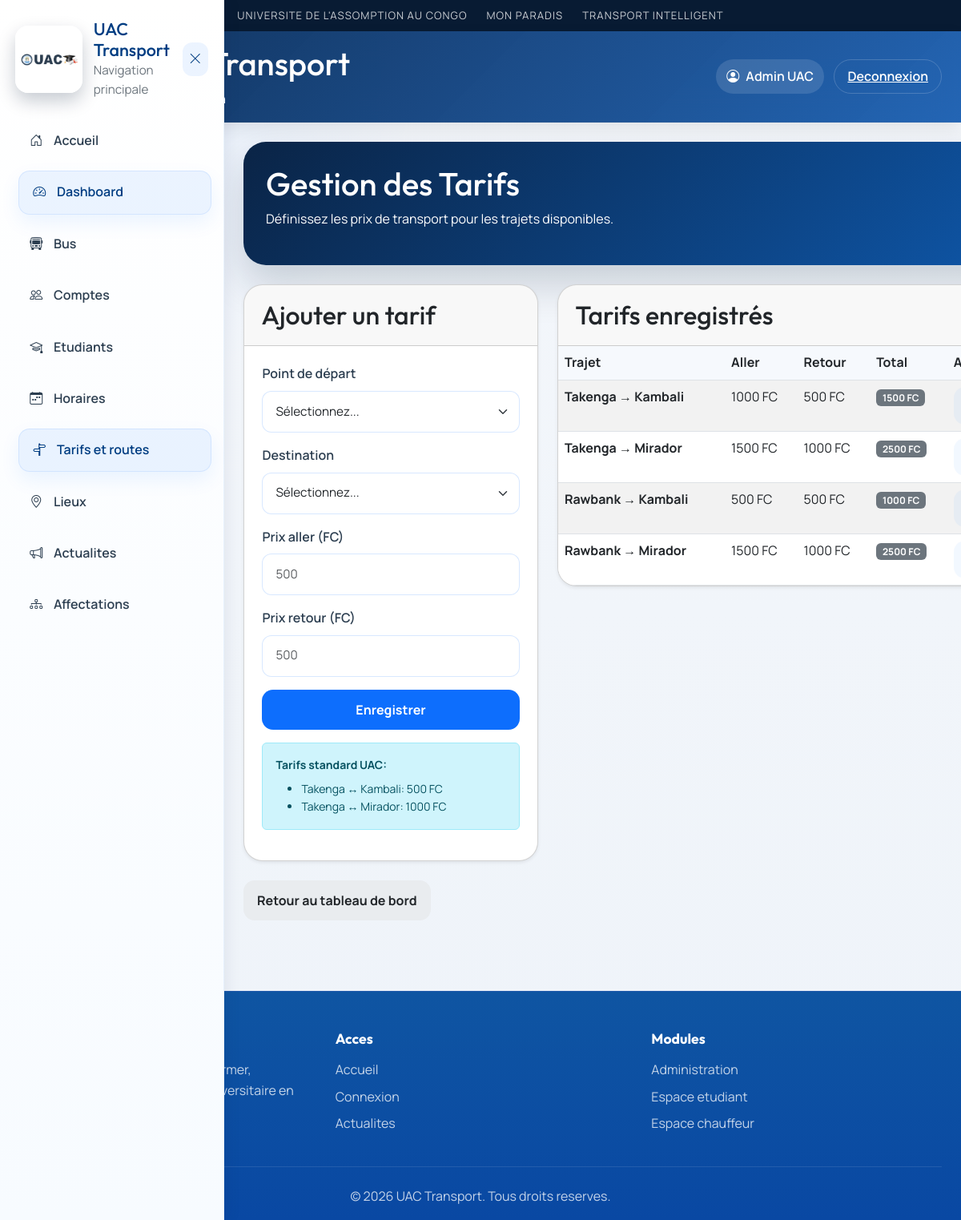
/admin/routes (signed in), run on the app's committed database.
### tables this page shows
CREATE TABLE users (
        id INTEGER PRIMARY KEY AUTOINCREMENT,
        nom TEXT NOT NULL,
        email TEXT UNIQUE NOT NULL,
        password TEXT NOT NULL,
        role TEXT NOT NULL
    , telephone TEXT, permis TEXT, photo_path TEXT, matricule TEXT);

CREATE TABLE routes (
        id INTEGER PRIMARY KEY AUTOINCREMENT,
        depart_id INTEGER NOT NULL,
        destination_id INTEGER NOT NULL,
        prix_aller INTEGER,
        prix_retour INTEGER,
        FOREIGN KEY(depart_id) REFERENCES locations(id),
        FOREIGN KEY(destination_id) REFERENCES locations(id)
    );

CREATE TABLE locations (
        id INTEGER PRIMARY KEY AUTOINCREMENT,
        nom TEXT NOT NULL UNIQUE,
        type TEXT NOT NULL,
        latitude REAL,
        longitude REAL
    );

### app.py (the view, shortened to what this page needs)
@app.route("/admin/routes", methods=["GET", "POST"])
def admin_routes():
    if session.get("role") != "admin":
        return redirect(url_for("login"))
    conn = get_db()
    routes = conn.execute("""
        SELECT r.*, l1.nom as depart, l2.nom as destination
        FROM routes r
        JOIN locations l1 ON r.depart_id = l1.id
        JOIN locations l2 ON r.destination_id = l2.id
    """).fetchall()
    locations = conn.execute("SELECT * FROM locations").fetchall()
    conn.close()
    return render_template("admin/routes.html", routes=routes, locations=locations)

### app.py (called while the page is built)
def get_db():
    conn = sqlite3.connect(DATABASE)
    conn.row_factory = sqlite3.Row
    return conn

def get_current_user():
    user_id = session.get("user_id")
    if not user_id:
        return None
    conn = get_db()
    user = conn.execute("SELECT * FROM users WHERE id = ?", (user_id,)).fetchone()
    conn.close()
    return user

@app.context_processor
def inject_current_user():
    return {
        "current_user": get_current_user(),
        "profile_photo_url": profile_photo_url,
        "user_initials": get_user_initials,
    }

### templates/admin/routes.html (shortened to what this page needs)
{% extends 'base.html' %}
{% block content %}
<div class="admin-page">
    <div class="page-header mb-4">
        <h1>Gestion des Tarifs</h1>
        <p class="text-muted">Définissez les prix de transport pour les trajets disponibles.</p>
    </div>
    <div class="row g-4">
        <div class="col-lg-4">
            <div class="card shadow-sm">
                <div class="card-header">
                    <h2>Ajouter un tarif</h2>
                </div>
                <div class="card-body">
                    <form method="POST" class="gy-3" data-validate>
                        <div class="mb-3">
                            <label class="form-label">Point de départ</label>
                            <select name="depart_id" class="form-select" required>
                                <option value="">Sélectionnez...</option>
                            </select>
                        </div>
                        <div class="mb-3">
                            <label class="form-label">Destination</label>
                            <select name="destination_id" class="form-select" required>
                                <option value="">Sélectionnez...</option>
                            </select>
                        </div>
                        <div class="mb-3">
                            <label class="form-label">Prix aller (FC)</label>
                            <input type="number" name="prix_aller" class="form-control" placeholder="500" required>
                        </div>
                        <div class="mb-3">
                            <label class="form-label">Prix retour (FC)</label>
                            <input type="number" name="prix_retour" class="form-control" placeholder="500" required>
                        </div>
                        <button type="submit" class="btn btn-primary w-100">Enregistrer</button>
                    </form>
                    <div class="alert alert-info mt-3 small">
                        <strong>Tarifs standard UAC:</strong>
                        <ul class="mb-0 mt-2">
                            <li>Takenga ↔ Kambali: 500 FC</li>
                            <li>Takenga ↔ Mirador: 1000 FC</li>
                        </ul>
                    </div>
                </div>
            </div>
        </div>
        <div class="col-lg-8">
            <div class="card shadow-sm">
                <div class="card-header">
                    <h2 class="mb-0">Tarifs enregistrés</h2>
                </div>
                <div class="card-body p-0">
                    {% if routes %}
                    <div class="table-responsive">
                        <table class="table table-striped mb-0">
                            <thead>
                                <tr>
                                    <th>Trajet</th>
                                    <th>Aller</th>
                                    <th>Retour</th>
                                    <th>Total</th>
                                    <th>Actions</th>
                                </tr>
                            </thead>
                            <tbody>
                                {% for route in routes %}
                                <tr>
                                    <td><strong>{{ route.depart }} → {{ route.destination }}</strong></td>
                                    <td>{{ route.prix_aller }} FC</td>
                                    <td>{{ route.prix_retour }} FC</td>
                                    <td><span class="badge bg-secondary">{{ route.prix_aller + route.prix_retour }} FC</span></td>
                                    <td>
                                        <a href="/admin/edit_route/{{ route.id }}" class="btn btn-sm btn-outline-primary me-2">Modifier</a>
                                    </td>
                                </tr>
                                {% endfor %}
                            </tbody>
                        </table>
                    </div>
                    {% else %}
                    <div class="p-4 text-center text-muted">
                        <p>Aucun tarif enregistré.</p>
                    </div>
                    {% endif %}
                </div>
            </div>
        </div>
    </div>
    <div class="mt-4">
        <a href="/admin" class="btn btn-secondary">Retour au tableau de bord</a>
    </div>
</div>
{% endblock %}

### templates/base.html (shortened to what this page needs)
<!DOCTYPE html>
<html lang="fr">
<head>
    <link href="https://cdn.jsdelivr.net/npm/bootstrap@5.3.0/dist/css/bootstrap.min.css" rel="stylesheet">
    <link rel="stylesheet" href="https://cdnjs.cloudflare.com/ajax/libs/font-awesome/6.4.0/css/all.min.css">
    <link rel="stylesheet" href="https://cdn.jsdelivr.net/npm/bootstrap-icons@1.10.5/font/bootstrap-icons.css">
    <link rel="stylesheet" href="{{ url_for('static', filename='css/style.css') }}">
    <link rel="stylesheet" href="https://unpkg.com/leaflet@1.9.4/dist/leaflet.css" />
</head>
<body class="{% block body_class %}{% endblock %}">
<header class="site-banner">
    <div class="banner-inner">
        <span class="banner-item">Universite de l'Assomption au Congo</span>
        <span class="banner-item">Mon Paradis</span>
        <span class="banner-item">Transport Intelligent</span>
    </div>
</header>
<header class="topbar">
    <div class="topbar-left">
        <button class="menu-btn" type="button" aria-label="Ouvrir le menu" onclick="toggleMenu()">
        </button>
        <a href="/" class="brand-wrap topbar-brand">
            <img src="{{ url_for('static', filename='img/uaclogo.png') }}" alt="UAC Logo" class="topbar-logo">
            <div>
                <h1>UAC Transport</h1>
                <p class="muted mb-0">
                    {% if session.get('role') == 'admin' %}
                    Administration
                    {% elif session.get('role') == 'student' %}
                    Espace etudiant
                    {% elif session.get('role') == 'driver' %}
                    Espace chauffeur
                    {% else %}
                    Suivi et actualites
                    {% endif %}
                </p>
            </div>
        </a>
    </div>
    <div class="topbar-actions">
        {% if session.get('user_id') %}
        <span class="topbar-user-chip">
            <i class="bi bi-person-circle"></i>
            {{ session.get('nom') }}
        </span>
        <a class="btn btn-link topbar-link" href="/logout">Deconnexion</a>
        {% else %}
        <a class="btn btn-link topbar-link" href="/login">Connexion</a>
        {% endif %}
    </div>
</header>
<aside id="sidebar" class="sidebar">
    <div class="sidebar-header">
        <div class="sidebar-brand">
            <img src="{{ url_for('static', filename='img/uaclogo.png') }}" alt="UAC Logo" class="sidebar-logo">
            <div>
                <h2>UAC Transport</h2>
                <p class="muted mb-0">Navigation principale</p>
            </div>
        </div>
        <button class="close-btn" type="button" aria-label="Fermer" onclick="toggleMenu()">
            <i class="bi bi-x-lg"></i>
        </button>
    </div>
    <nav class="sidebar-nav">
        <a href="/"><i class="bi bi-house-door"></i><span>Accueil</span></a>
        {% if session.get('role') == 'admin' %}
        <a href="/admin"><i class="bi bi-speedometer2"></i><span>Dashboard</span></a>
        <a href="/admin/buses"><i class="bi bi-bus-front"></i><span>Bus</span></a>
        <a href="/admin/users"><i class="bi bi-people"></i><span>Comptes</span></a>
        <a href="/admin/students"><i class="bi bi-mortarboard"></i><span>Etudiants</span></a>
        <a href="/admin/schedules"><i class="bi bi-calendar-week"></i><span>Horaires</span></a>
        <a href="/admin/routes"><i class="bi bi-signpost-split"></i><span>Tarifs et routes</span></a>
        <a href="/admin/locations"><i class="bi bi-geo-alt"></i><span>Lieux</span></a>
        <a href="/admin/news"><i class="bi bi-megaphone"></i><span>Actualites</span></a>
        <a href="/admin/assignments"><i class="bi bi-diagram-3"></i><span>Affectations</span></a>
        {% endif %}
    </nav>
</aside>
<main class="content">
    {% block content %}{% endblock %}
</main>
{% block footer %}
<footer class="footer">
    <div class="footer-content">
        <div class="footer-section">
            <h3>UAC Transport</h3>
            <p>Une plateforme moderne pour informer, organiser et suivre le transport universitaire en temps reel.</p>
        </div>
        <div class="footer-section">
            <h4>Acces</h4>
            <ul>
                <li><a href="/">Accueil</a></li>
                <li><a href="/login">Connexion</a></li>
                <li><a href="/">Actualites</a></li>
            </ul>
        </div>
        <div class="footer-section">
            <h4>Modules</h4>
            <ul>
                <li><a href="/admin">Administration</a></li>
                <li><a href="/student">Espace etudiant</a></li>
                <li><a href="/driver">Espace chauffeur</a></li>
            </ul>
        </div>
    </div>
    <div class="footer-bottom">
        <p class="mb-0">&copy; 2026 UAC Transport. Tous droits reserves.</p>
    </div>
</footer>
{% endblock %}
</body>
</html>

### data on the page
users: get "Admin UAC"
routes: depart "Takenga", destination "Kambali", prix_aller "1000", prix_retour "500", route.prix_aller+route.prix_retour "1500"
routes: depart "Takenga", destination "Mirador", prix_aller "1500", prix_retour "1000", route.prix_aller+route.prix_retour "2500"
routes: depart "Rawbank", destination "Kambali", prix_aller "500", prix_retour "500", route.prix_aller+route.prix_retour "1000"
routes: depart "Rawbank", destination "Mirador", prix_aller "1500", prix_retour "1000", route.prix_aller+route.prix_retour "2500"
